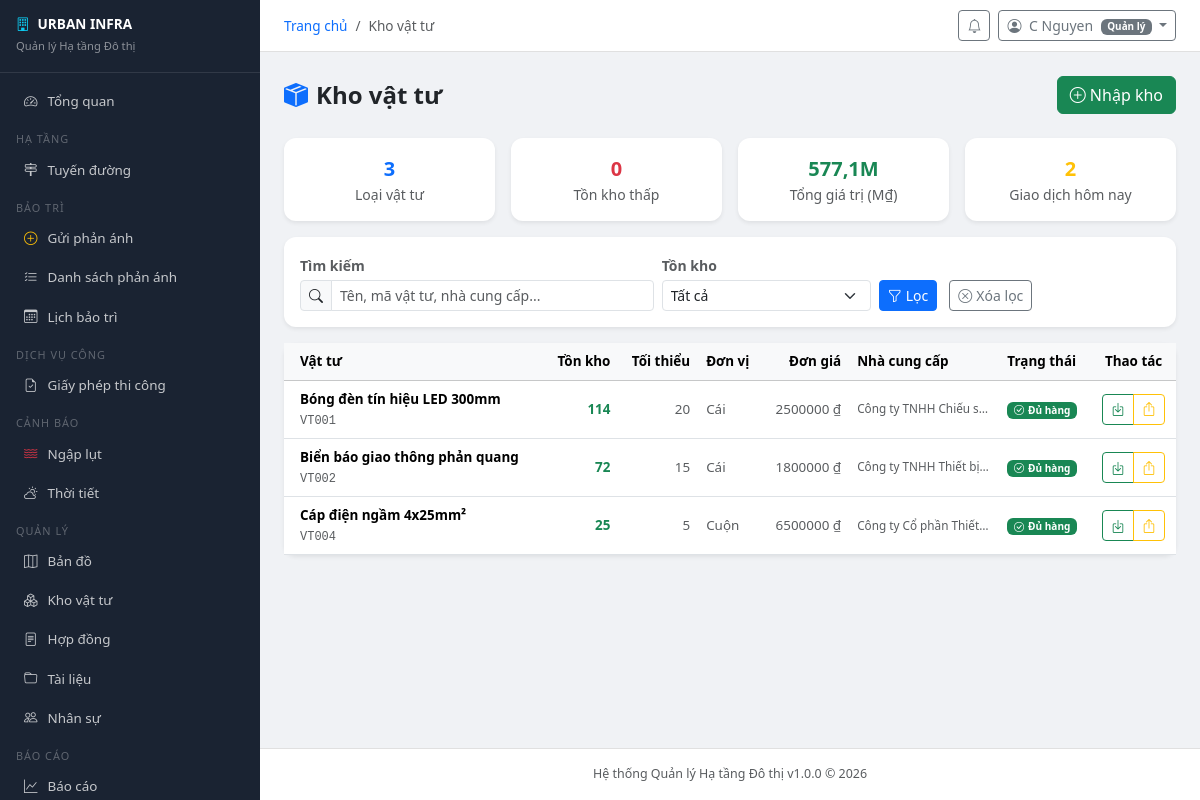
Screenshot of /inventory/ (signed in) with the database file from the repository.
### accounts/models.py (models this page shows, shortened)
class User(AbstractUser):
    ROLE_CHOICES = [
        ('admin', 'Quản trị viên hệ thống'),
        ('manager', 'Quản lý'),
        ('staff', 'Cán bộ kỹ thuật'),
        ('inspector', 'Kiểm định viên'),
        ('citizen', 'Người dân'),
    ]
    role = models.CharField('Vai trò', max_length=20, choices=ROLE_CHOICES, default='citizen')
    phone = models.CharField('Số điện thoại', max_length=15, blank=True)
    avatar = models.ImageField('Ảnh đại diện', upload_to='avatars/', blank=True, null=True)
    address = models.TextField('Địa chỉ', blank=True)
    district = models.CharField('Quận/Huyện', max_length=100, blank=True)
    ward = models.CharField('Phường/Xã', max_length=100, blank=True)
    is_locked = models.BooleanField('Bị khóa', default=False)
    locked_reason = models.TextField('Lý do khóa', blank=True)
    otp_secret = models.CharField(max_length=32, blank=True)
    two_factor_enabled = models.BooleanField('Xác thực 2 bước', default=False)
    created_at = models.DateTimeField('Ngày tạo', auto_now_add=True)
    updated_at = models.DateTimeField('Cập nhật', auto_now=True)
    class Meta:
        verbose_name = 'Người dùng'
        verbose_name_plural = 'Người dùng'
    @property
    def is_admin(self):
        return self.role == 'admin' or self.is_superuser
    @property
    def is_staff_member(self):
        return self.role in ('admin', 'manager', 'staff', 'inspector')

### inventory/models.py (models this page shows, shortened)
class Material(models.Model):
    UNIT_CHOICES = [('kg','kg'),('m','m'),('m2','m²'),('m3','m³'),('cai','Cái'),('cuon','Cuộn'),('thung','Thùng')]
    name = models.CharField('Tên vật tư', max_length=200)
    code = models.CharField('Mã', max_length=50, unique=True)
    unit = models.CharField('Đơn vị', max_length=10, choices=UNIT_CHOICES, default='cai')
    unit_price = models.DecimalField('Đơn giá (VNĐ)', max_digits=15, decimal_places=0, default=0)
    current_stock = models.FloatField('Tồn kho', default=0)
    min_stock = models.FloatField('Tồn kho tối thiểu', default=10)
    supplier = models.ForeignKey(Supplier, on_delete=models.SET_NULL, null=True, blank=True)
    description = models.TextField(blank=True)
    created_at = models.DateTimeField(auto_now_add=True)
    updated_at = models.DateTimeField(auto_now=True)
    class Meta:
        verbose_name = 'Vật tư'
        verbose_name_plural = 'Vật tư'
    @property
    def is_low_stock(self): return self.current_stock <= self.min_stock

class Supplier(models.Model):
    name = models.CharField('Tên nhà cung cấp', max_length=200)
    contact = models.CharField('Người liên hệ', max_length=100, blank=True)
    phone = models.CharField('SĐT', max_length=15, blank=True)
    email = models.EmailField(blank=True)
    address = models.TextField(blank=True)
    created_at = models.DateTimeField(auto_now_add=True)
    class Meta:
        verbose_name = 'Nhà cung cấp'
        verbose_name_plural = 'Nhà cung cấp'
    def __str__(self): return self.name

### inventory/views.py (the view)
# urls.py: path('', views.material_list, name='material_list'),
@login_required
@staff_required
def material_list(request):
    materials = Material.objects.select_related('supplier').all()
    q = request.GET.get('q', '')
    if q:
        materials = materials.filter(
            Q(name__icontains=q) | Q(code__icontains=q) | Q(supplier__name__icontains=q)
        )
    stock_filter = request.GET.get('stock', '')
    if stock_filter == 'low':
        from django.db.models import F
        materials = materials.filter(current_stock__gt=0, current_stock__lte=F('min_stock'))
    elif stock_filter == 'ok':
        from django.db.models import F
        materials = materials.filter(current_stock__gt=F('min_stock'))
    elif stock_filter == 'zero':
        materials = materials.filter(current_stock__lte=0)
    all_materials = Material.objects.all()
    from django.db.models import F as F2
    low_stock_count = all_materials.filter(
        current_stock__gt=0, current_stock__lte=F2('min_stock')
    ).count()
    today = timezone.now().date()
    total_value = sum(
        m.current_stock * float(m.unit_price) for m in all_materials
    ) / 1_000_000
    stats = {
        'total_types': all_materials.count(),
        'low_stock': low_stock_count,
        'total_value': round(total_value, 1),
        'transactions_today': StockTransaction.objects.filter(
            created_at__date=today
        ).count(),
    }
    paginator = Paginator(materials, 20)
    page = paginator.get_page(request.GET.get('page', 1))
    return render(request, 'inventory/material_list.html', {
        'page_obj': page,
        'page_title': 'Kho vật tư',
        'low_stock_count': low_stock_count,
        'stats': stats,
    })

### urban_infra/context_processors.py (called while the page is built)
def global_context(request):
    context = {
        'SYSTEM_NAME': settings.SYSTEM_NAME,
        'SYSTEM_SHORT_NAME': settings.SYSTEM_SHORT_NAME,
        'SYSTEM_VERSION': settings.SYSTEM_VERSION,
    }
    if request.user.is_authenticated:
        from notifications.models import Notification
        context['unread_count'] = Notification.objects.filter(
            recipient=request.user, is_read=False
        ).count()
    return context

### inventory/templates/inventory/material_list.html (shortened to what this page needs)
{% extends "base.html" %}
{% load static %}
{% block content %}
<div class="d-flex align-items-center justify-content-between mb-4">
  <h4 class="fw-bold mb-0">
    <i class="bi bi-box-seam-fill text-primary me-2"></i>Kho vật tư
  </h4>
  <div class="d-flex gap-2">
    <a href="{% url 'inventory:add_stock' %}" class="btn btn-success">
      <i class="bi bi-plus-circle me-1"></i>Nhập kho
    </a>
  </div>
</div>
<div class="row g-3 mb-3">
  <div class="col-6 col-md-3">
    <div class="card border-0 shadow-sm text-center py-3">
      <div class="fw-bold fs-5 text-primary">{{ stats.total_types|default:0 }}</div>
      <div class="small text-muted">Loại vật tư</div>
    </div>
  </div>
  <div class="col-6 col-md-3">
    <div class="card border-0 shadow-sm text-center py-3">
      <div class="fw-bold fs-5 text-danger">{{ stats.low_stock|default:0 }}</div>
      <div class="small text-muted">Tồn kho thấp</div>
    </div>
  </div>
  <div class="col-6 col-md-3">
    <div class="card border-0 shadow-sm text-center py-3">
      <div class="fw-bold fs-5 text-success">{{ stats.total_value|default:0 }}M</div>
      <div class="small text-muted">Tổng giá trị (M₫)</div>
    </div>
  </div>
  <div class="col-6 col-md-3">
    <div class="card border-0 shadow-sm text-center py-3">
      <div class="fw-bold fs-5 text-warning">{{ stats.transactions_today|default:0 }}</div>
      <div class="small text-muted">Giao dịch hôm nay</div>
    </div>
  </div>
</div>
<div class="card border-0 shadow-sm mb-3">
  <div class="card-body py-3">
    <form method="get" class="row g-2 align-items-end">
      <div class="col-md-5">
        <label class="form-label small fw-semibold text-muted mb-1">Tìm kiếm</label>
        <div class="input-group input-group-sm">
          <span class="input-group-text"><i class="bi bi-search"></i></span>
          <input type="text" name="q" class="form-control"
                 placeholder="Tên, mã vật tư, nhà cung cấp..."
                 value="{{ request.GET.q }}">
        </div>
      </div>
      <div class="col-md-3">
        <label class="form-label small fw-semibold text-muted mb-1">Tồn kho</label>
        <select name="stock" class="form-select form-select-sm" onchange="this.form.submit()">
          <option value="">Tất cả</option>
        </select>
      </div>
      <div class="col-md-4">
        <button type="submit" class="btn btn-primary btn-sm me-2">
          <i class="bi bi-funnel me-1"></i>Lọc
        </button>
        <a href="{% url 'inventory:material_list' %}" class="btn btn-outline-secondary btn-sm">
          <i class="bi bi-x-circle me-1"></i>Xóa lọc
        </a>
      </div>
    </form>
  </div>
</div>
<div class="card border-0 shadow-sm">
  <div class="card-body p-0">
    <div class="table-responsive">
      <table class="table table-hover align-middle mb-0" style="font-size:.84rem">
        <thead class="table-light">
          <tr>
            <th class="ps-3">Vật tư</th>
            <th class="text-end">Tồn kho</th>
            <th class="text-end">Tối thiểu</th>
            <th>Đơn vị</th>
            <th class="text-end">Đơn giá</th>
            <th>Nhà cung cấp</th>
            <th>Trạng thái</th>
            <th class="text-center">Thao tác</th>
          </tr>
        </thead>
        <tbody>
          {% for mat in page_obj %}
          <tr class="{% if mat.current_stock <= 0 %}table-danger{% elif mat.is_low_stock %}table-warning{% endif %}">
            <td class="ps-3">
              <div class="fw-semibold">{{ mat.name }}</div>
              <code class="text-muted" style="font-size:.75rem">{{ mat.code }}</code>
            </td>
            <td class="text-end fw-bold
              {% if mat.current_stock <= 0 %}text-danger
              {% elif mat.is_low_stock %}text-warning
              {% else %}text-success{% endif %}">
              {{ mat.current_stock|floatformat:"-1" }}
            </td>
            <td class="text-end text-muted">{{ mat.min_stock|floatformat:"-1" }}</td>
            <td class="text-muted">{{ mat.get_unit_display }}</td>
            <td class="text-end text-muted">{{ mat.unit_price|floatformat:0 }} ₫</td>
            <td class="text-muted small text-truncate" style="max-width:140px"
                title="{{ mat.supplier }}">{{ mat.supplier|default:"—" }}</td>
            <td>
              {% if mat.current_stock <= 0 %}
                <span class="badge bg-danger"><i class="bi bi-x-circle me-1"></i>Hết hàng</span>
              {% elif mat.is_low_stock %}
                <span class="badge bg-warning text-dark"><i class="bi bi-exclamation-triangle me-1"></i>Sắp hết</span>
              {% else %}
                <span class="badge bg-success"><i class="bi bi-check-circle me-1"></i>Đủ hàng</span>
              {% endif %}
            </td>
            <td class="text-center">
              <div class="btn-group btn-group-sm">
                <a href="{% url 'inventory:add_stock' %}?material={{ mat.pk }}"
                   class="btn btn-outline-success" title="Nhập kho">
                  <i class="bi bi-box-arrow-in-down"></i>
                </a>
                <a href="{% url 'inventory:export_stock' %}?material={{ mat.pk }}"
                   class="btn btn-outline-warning" title="Xuất kho">
                  <i class="bi bi-box-arrow-up"></i>
                </a>
              </div>
            </td>
          </tr>
          {% endfor %}
        </tbody>
      </table>
    </div>
  </div>
</div>
{% endblock %}

### templates/base.html (shortened to what this page needs)
<!DOCTYPE html>
<html lang="vi">
<head>
<link rel="stylesheet" href="https://cdnjs.cloudflare.com/ajax/libs/bootstrap/5.3.2/css/bootstrap.min.css">
<link rel="stylesheet" href="https://cdnjs.cloudflare.com/ajax/libs/bootstrap-icons/1.11.3/font/bootstrap-icons.min.css">
</head>
<body>
{% if user.is_authenticated %}
<div class="sidebar" id="sidebar">
  <div class="brand">
    <h6><i class="bi bi-building me-2 text-info"></i>{{ SYSTEM_SHORT_NAME }}</h6>
    <small>Quản lý Hạ tầng Đô thị</small>
  </div>
  <nav class="py-2">
    <a href="{% url 'dashboard' %}" class="nav-link"><i class="bi bi-speedometer2"></i>Tổng quan</a>
    <div class="nav-section">Hạ tầng</div>
    <a href="{% url 'infrastructure:road_list' %}" class="nav-link"><i class="bi bi-signpost-2"></i>Tuyến đường</a>
    <div class="nav-section">Bảo trì</div>
    <a href="{% url 'maintenance:request_create' %}" class="nav-link"><i class="bi bi-plus-circle text-warning"></i>Gửi phản ánh</a>
    <a href="{% url 'maintenance:request_list' %}" class="nav-link"><i class="bi bi-list-check"></i>Danh sách phản ánh</a>
    <a href="{% url 'maintenance:schedule_list' %}" class="nav-link"><i class="bi bi-calendar3"></i>Lịch bảo trì</a>
    <div class="nav-section">Dịch vụ công</div>
    <a href="{% url 'permits:list' %}" class="nav-link"><i class="bi bi-file-earmark-check"></i>Giấy phép thi công</a>
    <div class="nav-section">Cảnh báo</div>
    <a href="{% url 'flood:alert_list' %}" class="nav-link"><i class="bi bi-water text-danger"></i>Ngập lụt</a>
    <a href="{% url 'weather:current' %}" class="nav-link"><i class="bi bi-cloud-sun"></i>Thời tiết</a>
    <div class="nav-section">Quản lý</div>
    <a href="{% url 'maps:map' %}" class="nav-link"><i class="bi bi-map"></i>Bản đồ</a>
    <a href="{% url 'inventory:material_list' %}" class="nav-link"><i class="bi bi-boxes"></i>Kho vật tư</a>
    <a href="{% url 'contracts:contract_list' %}" class="nav-link"><i class="bi bi-file-text"></i>Hợp đồng</a>
    <a href="{% url 'documents:list' %}" class="nav-link"><i class="bi bi-folder"></i>Tài liệu</a>
    {% if user.is_staff_member %}
    <a href="{% url 'hr:employee_list' %}" class="nav-link"><i class="bi bi-people"></i>Nhân sự</a>
    {% endif %}
    <div class="nav-section">Báo cáo</div>
    <a href="{% url 'reports:summary' %}" class="nav-link"><i class="bi bi-graph-up"></i>Báo cáo</a>
  </nav>
</div>
<div class="main-content">
  <div class="topbar">
    <div class="d-flex align-items-center gap-3">
      <nav>
        <ol class="breadcrumb mb-0" style="font-size:.85rem">
          <li class="breadcrumb-item"><a href="/" class="text-decoration-none">Trang chủ</a></li>
          {% if page_title %}<li class="breadcrumb-item active">{{ page_title }}</li>{% endif %}
        </ol>
      </nav>
    </div>
    <div class="d-flex align-items-center gap-2">
      <a href="{% url 'notifications:list' %}" class="btn btn-sm btn-outline-secondary position-relative">
        <i class="bi bi-bell"></i>
      </a>
      <div class="dropdown">
        <button class="btn btn-sm btn-outline-secondary dropdown-toggle" data-bs-toggle="dropdown">
          <i class="bi bi-person-circle me-1"></i>
          {{ user.get_full_name|default:user.username }}
          <span class="badge bg-secondary ms-1" style="font-size:.62rem">{{ user.get_role_display }}</span>
        </button>
      </div>
    </div>
  </div>
  <div class="content-area">
{% endif %}
{% block content %}{% endblock %}
{% if user.is_authenticated %}
  </div>
  <footer class="text-center py-3 text-muted"
          style="font-size:.78rem; border-top:1px solid #e0e0e0; background:#fff;">
    {{ SYSTEM_NAME }} v{{ SYSTEM_VERSION }} &copy; {% now "Y" %}
  </footer>
</div>
{% else %}
</div>
{% endif %}
</body>
</html>

### templates/base.html (style rules this page uses)
:root { --sidebar-width: 260px; --sidebar-bg: #1a2332; --sidebar-hover: #2c3e55; }
body { font-family: 'Segoe UI', sans-serif; background: #f0f2f5; }
.sidebar { width: var(--sidebar-width); height: 100vh; background: var(--sidebar-bg); position: fixed; top: 0; left: 0; z-index: 1000; overflow-y: auto; }
.sidebar .brand { padding: 16px; border-bottom: 1px solid rgba(255,255,255,.1); }
.sidebar .brand h6 { color: #fff; font-weight: 700; margin: 0; font-size: .85rem; }
.sidebar .brand small { color: rgba(255,255,255,.5); font-size: .7rem; }
.sidebar .nav-link { color: rgba(255,255,255,.75); padding: 9px 16px; border-radius: 6px; margin: 1px 8px; font-size: .84rem; display: flex; align-items: center; gap: 10px; text-decoration: none; }
.nav-section { color: rgba(255,255,255,.3); font-size: .68rem; text-transform: uppercase; letter-spacing: 1px; padding: 10px 16px 2px; }
.main-content { margin-left: var(--sidebar-width); min-height: 100vh; display: flex; flex-direction: column; }
.topbar { background: #fff; padding: 10px 24px; border-bottom: 1px solid #e0e0e0; display: flex; align-items: center; justify-content: space-between; position: sticky; top: 0; z-index: 100; }
.content-area { padding: 24px; flex: 1; }
.card { border: none; border-radius: 12px; box-shadow: 0 2px 8px rgba(0,0,0,.06); }

### rows the page displays
User: get_full_name "C Nguyen", role "Quản lý"
Material: name "Bóng đèn tín hiệu LED 300mm", code "VT001", current_stock "114", min_stock "20", unit "Cái", unit_price "2500000", supplier "Công ty TNHH Chiếu s…", shows "Đủ hàng"
Material: name "Biển báo giao thông phản quang", code "VT002", current_stock "72", min_stock "15", unit "Cái", unit_price "1800000", supplier "Công ty TNHH Thiết bị…", shows "Đủ hàng"
Material: name "Cáp điện ngầm 4x25mm²", code "VT004", current_stock "25", min_stock "5", unit "Cuộn", unit_price "6500000", supplier "Công ty Cổ phần Thiết…", shows "Đủ hàng"

### other values shown
{{ SYSTEM_SHORT_NAME }} "URBAN INFRA"
{{ page_title }} "Kho vật tư"
{{ stats.total_types|default:0 }} "3"
{{ stats.low_stock|default:0 }} "0"
{{ stats.total_value|default:0 }} "577,1"
{{ stats.transactions_today|default:0 }} "2"
{{ SYSTEM_NAME }} "Hệ thống Quản lý Hạ tầng Đô thị"
{{ SYSTEM_VERSION }} "1.0.0"
